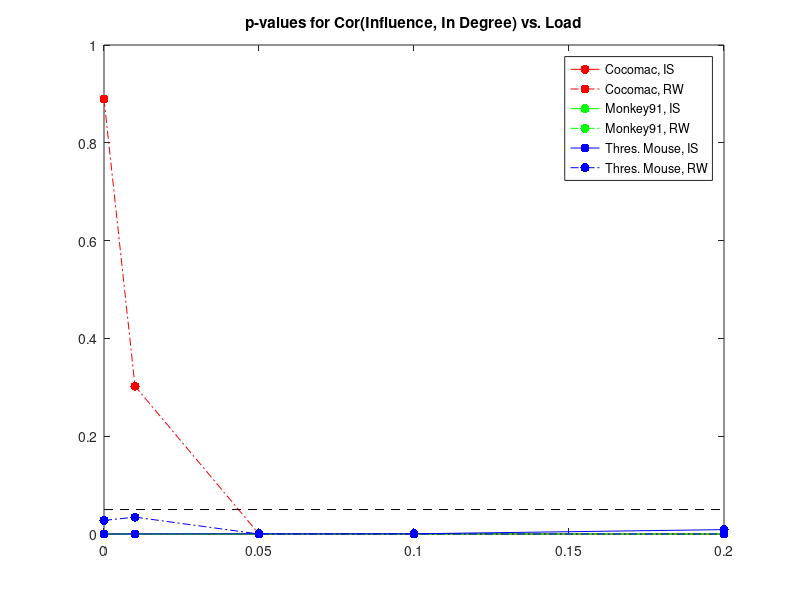
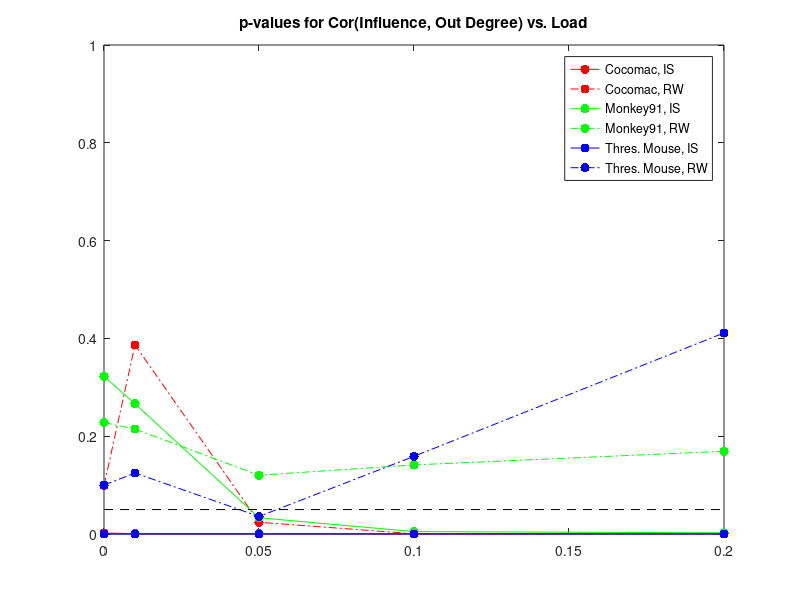
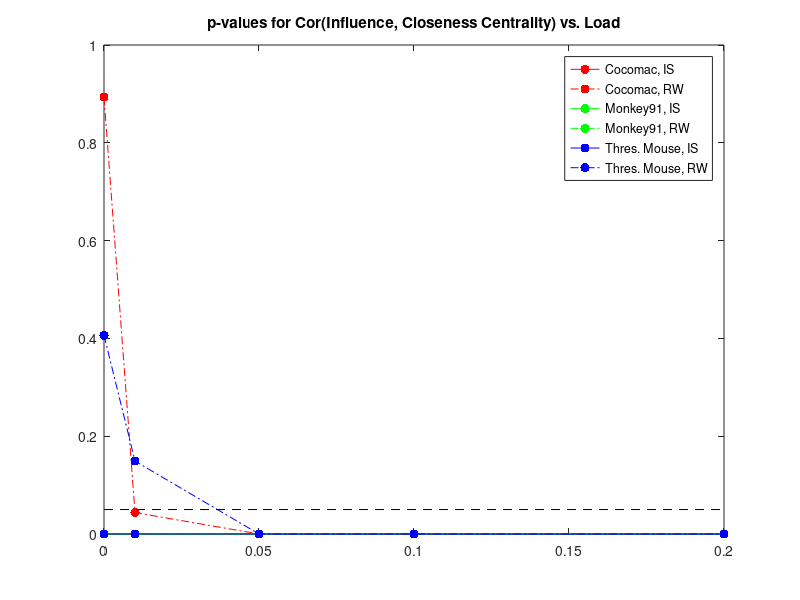
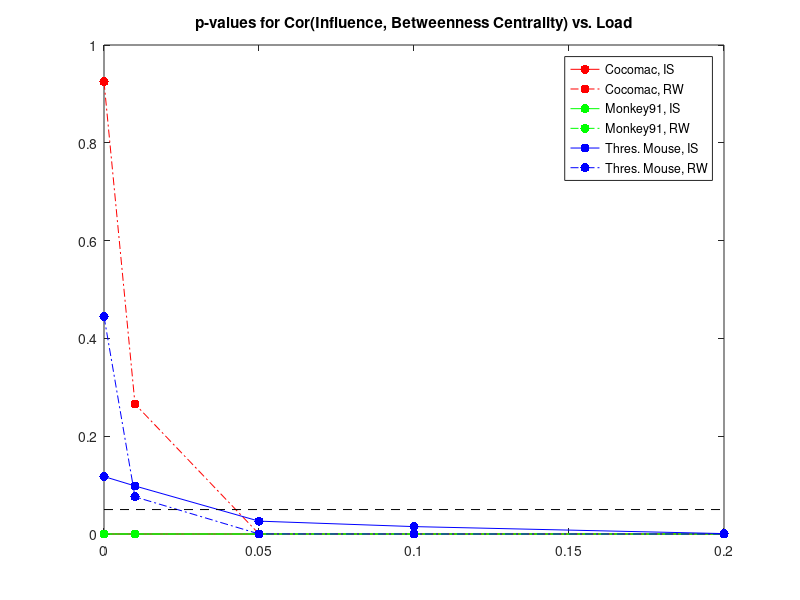

MATLAB code for these plots, in order:
x = [0, 0.01, 0.05, 0.1, 0.2]
alpha = [0.05, 0.05, 0.05, 0.05, 0.05]

% "t-stats, influence vs. indegree"
y1 = [2.145664e-13, 2.584427e-14, 1.165875e-14, 1.048582e-14, 9.849393e-14]
y2 = [8.896044e-01, 3.023630e-01, 2.047583e-06, 1.428414e-10, 5.695435e-16]
y3 = [4.873947e-42, 6.172698e-42, 7.338825e-33, 2.049944e-27, 1.406549e-25]
y4 = [2.435328e-23, 3.182030e-26, 3.659853e-65, 1.559207e-80, 2.784477e-88]
y5 = [5.185603e-05, 5.953350e-05, 3.512060e-04, 4.325452e-04, 8.954582e-03]
y6 = [2.788267e-02, 3.450398e-02, 6.153620e-18, 9.173702e-25, 1.384198e-32]
figure
plot(x,y1, "- .",  'MarkerSize', 20, "color", "red")
title("p-values for Cor(Influence, In Degree) vs. Load")
hold on
plot(x,y2, "-..", 'MarkerSize', 20, "color", "red")
hold on
plot(x,y3, "- .", 'MarkerSize', 20, "color", "green")
hold on
plot(x,y4, "-..", 'MarkerSize', 20, "color", "green")
hold on
plot(x,y5, "- .", 'MarkerSize', 20, "color", "blue")
hold on
plot(x, y6, "-..", 'MarkerSize', 20, "color", "blue")
plot(x, alpha, "--", "color", "black")
legend("Cocomac, IS", "Cocomac, RW", "Monkey91, IS", "Monkey91, RW", "Thres. Mouse, IS", "Thres. Mouse, RW")
ylim([0, 1])
hold off

% "t-stats, influence vs. outdegree"
y1 = [0.0021616267, 0.0005752990, 0.0005238840, 0.0004689681, 0.0008708580]
y2 = [9.887722e-02, 3.865418e-01, 2.397385e-02, 5.010909e-04, 7.176901e-07]
y3 = [0.322597242, 0.266207452, 0.033267104, 0.004961299, 0.002323268]
y4 = [0.2279392, 0.2146100, 0.1201313, 0.1413079, 0.1692424]
y5 = [5.512302e-20, 1.052860e-17, 7.089861e-21, 1.715706e-21, 1.227349e-26]
y6 = [0.09998180, 0.12476986, 0.03587138, 0.15882849, 0.41120382]
figure
plot(x,y1, "- .",  'MarkerSize', 20, "color", "red")
title("p-values for Cor(Influence, Out Degree) vs. Load")
hold on
plot(x,y2, "-..", 'MarkerSize', 20, "color", "red")
hold on
plot(x,y3, "- .", 'MarkerSize', 20, "color", "green")
hold on
plot(x,y4, "-..", 'MarkerSize', 20, "color", "green")
hold on
plot(x,y5, "- .", 'MarkerSize', 20, "color", "blue")
hold on
plot(x, y6, "-..", 'MarkerSize', 20, "color", "blue")
plot(x, alpha, "--", "color", "black")
legend("Cocomac, IS", "Cocomac, RW", "Monkey91, IS", "Monkey91, RW", "Thres. Mouse, IS", "Thres. Mouse, RW")
ylim([0, 1])
hold off

% "t-stats, influence vs. closeness"
y1 = [2.735492e-05, 2.353069e-07, 5.790093e-06, 4.810555e-06, 1.809449e-05]
y2 = [8.936628e-01, 4.381366e-02, 2.920582e-05, 1.762990e-07, 2.247585e-10]
y3 = [4.545171e-54, 1.170446e-52, 8.114161e-39, 4.900388e-32, 5.245647e-30]
y4 = [3.281990e-22, 4.308035e-25, 6.785793e-58, 3.367615e-71, 9.217246e-81]
y5 = [4.769581e-14, 6.640796e-15, 6.748104e-15, 9.759333e-15, 2.415254e-11]
y6 = [4.064199e-01, 1.491153e-01, 8.264427e-11, 1.104703e-14, 1.755533e-19]
figure
plot(x,y1, "- .",  'MarkerSize', 20, "color", "red")
title("p-values for Cor(Influence, Closeness Centrality) vs. Load")
hold on
plot(x,y2, "-..", 'MarkerSize', 20, "color", "red")
hold on
plot(x,y3, "- .", 'MarkerSize', 20, "color", "green")
hold on
plot(x,y4, "-..", 'MarkerSize', 20, "color", "green")
hold on
plot(x,y5, "- .", 'MarkerSize', 20, "color", "blue")
hold on
plot(x, y6, "-..", 'MarkerSize', 20, "color", "blue")
plot(x, alpha, "--", "color", "black")
legend("Cocomac, IS", "Cocomac, RW", "Monkey91, IS", "Monkey91, RW", "Thres. Mouse, IS", "Thres. Mouse, RW")
ylim([0, 1])
hold off

% "t-stats, influence vs. betweenness"
y1 = [1.048428e-06, 5.673356e-07, 2.361668e-07, 1.465826e-07, 1.976199e-07]
y2 = [9.248554e-01, 2.656973e-01, 1.755688e-04, 4.649455e-07, 8.766946e-11]
y3 = [1.824700e-21, 1.089854e-21, 7.565009e-19, 1.492603e-16, 1.253152e-15]
y4 = [8.026466e-18, 4.818450e-20, 4.926938e-32, 6.984466e-33, 1.875600e-33]
y5 = [0.1175450218, 0.0982419519, 0.0263066277, 0.0151419521, 0.0008212309]
y6 = [4.446129e-01, 7.601495e-02, 1.297290e-04, 3.588379e-06, 4.478718e-08]
figure
plot(x,y1, "- .",  'MarkerSize', 20, "color", "red")
title("p-values for Cor(Influence, Betweenness Centrality) vs. Load")
hold on
plot(x,y2, "-..", 'MarkerSize', 20, "color", "red")
hold on
plot(x,y3, "- .", 'MarkerSize', 20, "color", "green")
hold on
plot(x,y4, "-..", 'MarkerSize', 20, "color", "green")
hold on
plot(x,y5, "- .", 'MarkerSize', 20, "color", "blue")
hold on
plot(x, y6, "-..", 'MarkerSize', 20, "color", "blue")
plot(x, alpha, "--", "color", "black")
legend("Cocomac, IS", "Cocomac, RW", "Monkey91, IS", "Monkey91, RW", "Thres. Mouse, IS", "Thres. Mouse, RW")
ylim([0, 1])
hold off

% "t-stats, redundancy vs. indegree"
y1 = [8.735302e-04, 1.764484e-04, 1.280535e-07, 4.209530e-06, 4.847857e-05]
y2 = [0.009083839, 0.005120900, 0.006419141, 0.006966851, 0.007604988]
y3 = [0.0046764245, 0.0053796504, 0.0001117296, 0.0301393856, 0.1330064683]
y4 = [0.2065206497, 0.2548693004, 0.8611943231, 0.0261545861, 0.0001051119]
y5 = [7.597555e-04, 5.014063e-03, 1.187360e-04, 4.488802e-05, 9.313331e-05]
y6 = [0.0001688483, 0.0019170168, 0.0015690551, 0.0007205510, 0.0002727019]
figure
plot(x,y1, "- .",  'MarkerSize', 20, "color", "red")
title("p-values for Cor(Redundancy, In Degree) vs. Load")
hold on
plot(x,y2, "-..", 'MarkerSize', 20, "color", "red")
hold on
plot(x,y3, "- .", 'MarkerSize', 20, "color", "green")
hold on
plot(x,y4, "-..", 'MarkerSize', 20, "color", "green")
hold on
plot(x,y5, "- .", 'MarkerSize', 20, "color", "blue")
hold on
plot(x, y6, "-..", 'MarkerSize', 20, "color", "blue")
plot(x, alpha, "--", "color", "black")
legend("Cocomac, IS", "Cocomac, RW", "Monkey91, IS", "Monkey91, RW", "Thres. Mouse, IS", "Thres. Mouse, RW")
ylim([0, 1])
hold off

% "t-stats, influence vs. outdegree"
y1 = [2.043725e-01, 2.108370e-01, 6.852441e-05, 4.542440e-05, 5.433256e-05]
y2 = [0.0006020727, 0.0003062249, 0.0002655609, 0.0002149858, 0.0001749613]
y3 = [1.132083e-06, 5.451111e-07, 9.620274e-09, 3.639109e-06, 1.075740e-04]
y4 = [0.09918230, 0.83508972, 0.09285267, 0.64305416, 0.63609391]
y5 = [2.616748e-04, 1.407006e-10, 5.910413e-07, 2.496264e-05, 2.730238e-02]
y6 = [0.0044247936, 0.0068586217, 0.0015200519, 0.0004267805, 0.0000663186]
figure
plot(x,y1, "- .",  'MarkerSize', 20, "color", "red")
title("p-values for Cor(Redundancy, Out Degree) vs. Load")
hold on
plot(x,y2, "-..", 'MarkerSize', 20, "color", "red")
hold on
plot(x,y3, "- .", 'MarkerSize', 20, "color", "green")
hold on
plot(x,y4, "-..", 'MarkerSize', 20, "color", "green")
hold on
plot(x,y5, "- .", 'MarkerSize', 20, "color", "blue")
hold on
plot(x, y6, "-..", 'MarkerSize', 20, "color", "blue")
plot(x, alpha, "--", "color", "black")
legend("Cocomac, IS", "Cocomac, RW", "Monkey91, IS", "Monkey91, RW", "Thres. Mouse, IS", "Thres. Mouse, RW")
ylim([0, 1])
hold off

% "t-stats, redundancy vs. closeness"
y1 = [0.04605545, 0.02629480, 0.04026809, 0.05634783, 0.07902902]
y2 = [0.2024758, 0.1308090, 0.1666247, 0.1739383, 0.1791021]
y3 = [3.778340e-03, 4.108417e-03, 5.664993e-05, 2.383075e-02, 1.172036e-01]
y4 = [9.762480e-02, 1.626247e-01, 7.170402e-01, 2.015175e-02, 2.544137e-05]
y5 = [6.232320e-12, 1.006656e-06, 4.672805e-21, 1.980725e-22, 7.025913e-23]
y6 = [8.143916e-06, 1.741557e-04, 1.157393e-04, 5.879274e-05, 2.336600e-05]
figure
plot(x,y1, "- .",  'MarkerSize', 20, "color", "red")
title("p-values for Cor(Redundancy, Closeness Centrality) vs. Load")
hold on
plot(x,y2, "-..", 'MarkerSize', 20, "color", "red")
hold on
plot(x,y3, "- .", 'MarkerSize', 20, "color", "green")
hold on
plot(x,y4, "-..", 'MarkerSize', 20, "color", "green")
hold on
plot(x,y5, "- .", 'MarkerSize', 20, "color", "blue")
hold on
plot(x, y6, "-..", 'MarkerSize', 20, "color", "blue")
plot(x, alpha, "--", "color", "black")
legend("Cocomac, IS", "Cocomac, RW", "Monkey91, IS", "Monkey91, RW", "Thres. Mouse, IS", "Thres. Mouse, RW")
ylim([0, 1])
hold off

% "t-stats, redundancy vs. betweenness"
y1 = [0.026328863, 0.126572344, 0.002025017, 0.013250733, 0.031957298]
y2 = [0.1686561, 0.2112047, 0.1923106, 0.1799320, 0.1703910]
y3 = [0.013286851, 0.016494957, 0.001291586, 0.066767484, 0.202688360]
y4 = [0.43558453, 0.66938479, 0.74752288, 0.03946239, 0.00176371]
y5 = [0.371193622, 0.001914479, 0.222454541, 0.237407981, 0.992328650]
y6 = [0.05852129, 0.20027931, 0.07154421, 0.03162220, 0.01515177]
figure
plot(x,y1, "- .",  'MarkerSize', 20, "color", "red")
title("p-values for Cor(Redundancy, Betweenness Centrality) vs. Load")
hold on
plot(x,y2, "-..", 'MarkerSize', 20, "color", "red")
hold on
plot(x,y3, "- .", 'MarkerSize', 20, "color", "green")
hold on
plot(x,y4, "-..", 'MarkerSize', 20, "color", "green")
hold on
plot(x,y5, "- .", 'MarkerSize', 20, "color", "blue")
hold on
plot(x, y6, "-..", 'MarkerSize', 20, "color", "blue")
plot(x, alpha, "--", "color", "black")
legend("Cocomac, IS", "Cocomac, RW", "Monkey91, IS", "Monkey91, RW", "Thres. Mouse, IS", "Thres. Mouse, RW")
ylim([0, 1])
hold off

% "t-stats, avgdeathage vs. indegree"
y1 = [3.369078e-04, 3.509903e-04, 2.261831e-08, 3.294531e-09, 1.653073e-09]
y2 = [7.010530e-01, 3.660280e-01, 6.352039e-06, 7.211761e-10, 3.022103e-15]
y3 = [1.447592e-12, 2.209170e-11, 6.196382e-65, 7.292917e-62, 2.740725e-52]
y4 = [3.023289e-16, 4.032798e-20, 8.407472e-61, 3.151633e-80, 8.438295e-89]
y5 = [2.336895e-04, 7.940053e-04, 1.708247e-05, 9.273566e-06, 1.108580e-07]
y6 = [2.596005e-06, 6.418455e-10, 2.557982e-48, 6.538110e-52, 2.609915e-59]
figure
plot(x,y1, "- .",  'MarkerSize', 20, "color", "red")
title("p-values for Cor(Average Death Age, In Degree) vs. Load")
hold on
plot(x,y2, "-..", 'MarkerSize', 20, "color", "red")
hold on
plot(x,y3, "- .", 'MarkerSize', 20, "color", "green")
hold on
plot(x,y4, "-..", 'MarkerSize', 20, "color", "green")
hold on
plot(x,y5, "- .", 'MarkerSize', 20, "color", "blue")
hold on
plot(x, y6, "-..", 'MarkerSize', 20, "color", "blue")
plot(x, alpha, "--", "color", "black")
legend("Cocomac, IS", "Cocomac, RW", "Monkey91, IS", "Monkey91, RW", "Thres. Mouse, IS", "Thres. Mouse, RW")
ylim([0, 1])
hold off

% "t-stats, avgdeathage vs. outdegree"
y1 = [0.326333681, 0.298966207, 0.047656432, 0.016229552, 0.004539785]
y2 = [6.917199e-02, 3.455067e-01, 3.544619e-02, 9.172585e-04, 1.254205e-06]
y3 = [3.392668e-07, 9.742281e-08, 5.672612e-01, 3.804761e-01, 3.890040e-01]
y4 = [0.43941013, 0.27033512, 0.09715331, 0.13643740, 0.16522618]
y5 = [1.493873e-07, 7.981901e-11, 3.418673e-15, 1.365264e-10, 3.330063e-05]
y6 = [0.7672155, 0.1348996, 0.9222406, 0.7330094, 0.4423400]
figure
plot(x,y1, "- .",  'MarkerSize', 20, "color", "red")
title("p-values for Cor(Average Death Age, Out Degree) vs. Load")
hold on
plot(x,y2, "-..", 'MarkerSize', 20, "color", "red")
hold on
plot(x,y3, "- .", 'MarkerSize', 20, "color", "green")
hold on
plot(x,y4, "-..", 'MarkerSize', 20, "color", "green")
hold on
plot(x,y5, "- .", 'MarkerSize', 20, "color", "blue")
hold on
plot(x, y6, "-..", 'MarkerSize', 20, "color", "blue")
plot(x, alpha, "--", "color", "black")
legend("Cocomac, IS", "Cocomac, RW", "Monkey91, IS", "Monkey91, RW", "Thres. Mouse, IS", "Thres. Mouse, RW")
ylim([0, 1])
hold off

% "t-stats, avgdeathage vs. closeness"
y1 = [0.08717468, 0.11285212, 0.06041130, 0.01330429, 0.01180662]
y2 = [8.936605e-01, 3.545847e-02, 6.674728e-05, 7.389823e-07, 8.584988e-10]
y3 = [5.909517e-13, 1.021731e-11, 1.398591e-64, 2.033416e-68, 2.501840e-77]
y4 = [1.404727e-15, 2.443130e-19, 4.200040e-54, 9.707294e-70, 7.585601e-80]
y5 = [2.981568e-12, 3.570015e-06, 1.551892e-07, 3.592700e-07, 5.858019e-09]
y6 = [4.633107e-04, 8.495213e-09, 3.895398e-30, 6.392983e-31, 1.783630e-34]
figure
plot(x,y1, "- .",  'MarkerSize', 20, "color", "red")
title("p-values for Cor(Average Death Age, Closeness Centrality) vs. Load")
hold on
plot(x,y2, "-..", 'MarkerSize', 20, "color", "red")
hold on
plot(x,y3, "- .", 'MarkerSize', 20, "color", "green")
hold on
plot(x,y4, "-..", 'MarkerSize', 20, "color", "green")
hold on
plot(x,y5, "- .", 'MarkerSize', 20, "color", "blue")
hold on
plot(x, y6, "-..", 'MarkerSize', 20, "color", "blue")
plot(x, alpha, "--", "color", "black")
legend("Cocomac, IS", "Cocomac, RW", "Monkey91, IS", "Monkey91, RW", "Thres. Mouse, IS", "Thres. Mouse, RW")
ylim([0, 1])
hold off

% "t-stats, avgdeathage vs. betweenness"
y1 = [1.557423e-02, 8.755922e-02, 2.064049e-05, 3.336909e-05, 1.778950e-05]
y2 = [9.581338e-01, 3.431206e-01, 2.618246e-04, 7.029596e-07, 1.081717e-10]
y3 = [7.990184e-10, 2.135458e-09, 3.864500e-28, 9.767957e-28, 4.488332e-24]
y4 = [4.759358e-13, 9.419547e-16, 1.705373e-31, 4.962217e-33, 1.343353e-33]
y5 = [8.133636e-02, 6.088683e-03, 9.073322e-05, 2.596185e-05, 1.423415e-03]
y6 = [4.496990e-02, 5.472482e-05, 8.282339e-10, 7.321899e-11, 1.396634e-12]
figure
plot(x,y1, "- .",  'MarkerSize', 20, "color", "red")
title("p-values for Cor(Average Death Age, Betweenness Centrality) vs. Load")
hold on
plot(x,y2, "-..", 'MarkerSize', 20, "color", "red")
hold on
plot(x,y3, "- .", 'MarkerSize', 20, "color", "green")
hold on
plot(x,y4, "-..", 'MarkerSize', 20, "color", "green")
hold on
plot(x,y5, "- .", 'MarkerSize', 20, "color", "blue")
hold on
plot(x, y6, "-..", 'MarkerSize', 20, "color", "blue")
plot(x, alpha, "--", "color", "black")
legend("Cocomac, IS", "Cocomac, RW", "Monkey91, IS", "Monkey91, RW", "Thres. Mouse, IS", "Thres. Mouse, RW")
ylim([0, 1])
hold off
